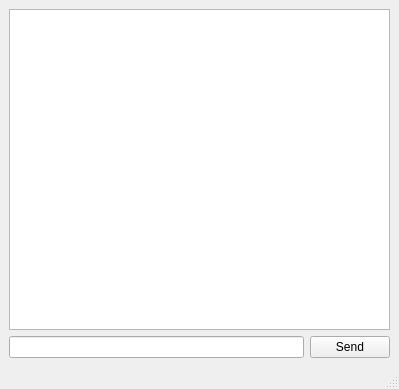
<?xml version="1.0" encoding="UTF-8"?>
<ui version="4.0">
 <class>MainWindow</class>
 <widget class="QMainWindow" name="MainWindow">
  <property name="geometry">
   <rect>
    <x>0</x>
    <y>0</y>
    <width>399</width>
    <height>389</height>
   </rect>
  </property>
  <property name="windowTitle">
   <string>MainWindow</string>
  </property>
  <widget class="QWidget" name="centralwidget">
   <layout class="QVBoxLayout" name="verticalLayout">
    <item>
     <widget class="QTextEdit" name="textEdit"/>
    </item>
    <item>
     <layout class="QHBoxLayout" name="horizontalLayout">
      <item>
       <widget class="QLineEdit" name="lineEdit"/>
      </item>
      <item>
       <widget class="QPushButton" name="pushButton">
        <property name="text">
         <string>Send</string>
        </property>
       </widget>
      </item>
     </layout>
    </item>
   </layout>
  </widget>
  <widget class="QMenuBar" name="menubar">
   <property name="geometry">
    <rect>
     <x>0</x>
     <y>0</y>
     <width>399</width>
     <height>22</height>
    </rect>
   </property>
  </widget>
  <widget class="QStatusBar" name="statusbar"/>
 </widget>
 <resources/>
 <connections/>
</ui>
